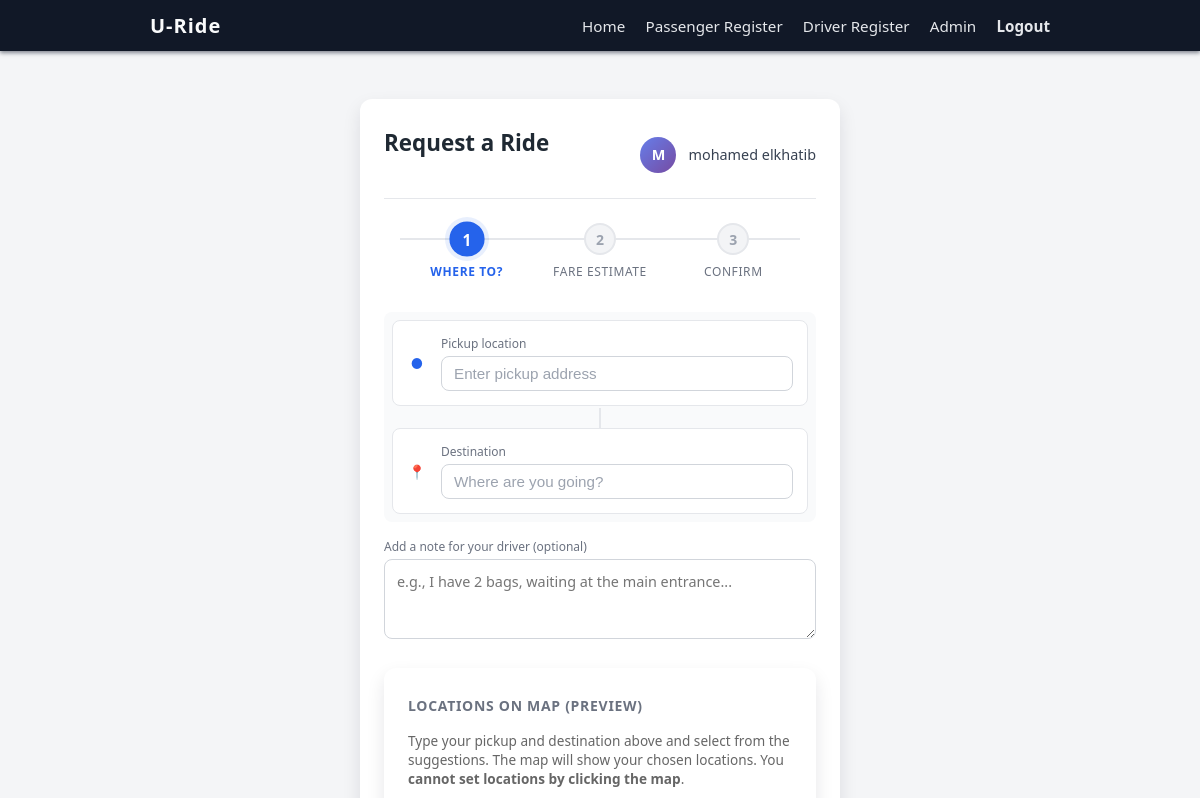
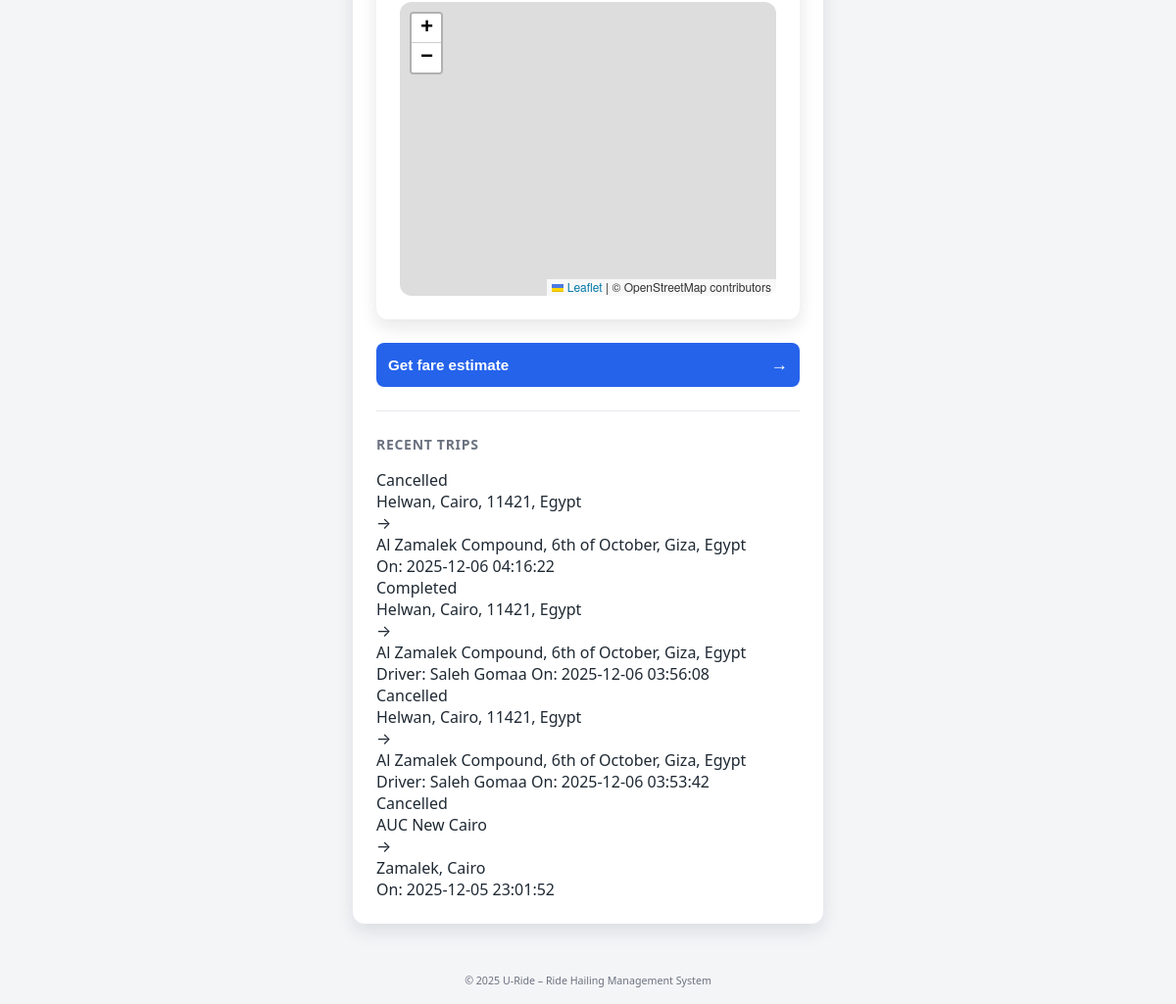
The page /passenger/dashboard (signed in) on the database its author committed (2 pictures, top to bottom).
### tables this page shows
CREATE TABLE users (
    id INTEGER PRIMARY KEY AUTOINCREMENT,
    name TEXT NOT NULL,
    email TEXT UNIQUE NOT NULL,
    phone TEXT UNIQUE NOT NULL,
    password_hash TEXT NOT NULL,
    role TEXT NOT NULL CHECK (role IN ('passenger', 'driver', 'admin'))
);

CREATE TABLE rides (
                                     id INTEGER PRIMARY KEY AUTOINCREMENT,
                                     passenger_id INTEGER NOT NULL,
                                     pickup_address TEXT NOT NULL,
                                     dropoff_address TEXT NOT NULL,
                                     pickup_lat REAL,
                                     pickup_lng REAL,
                                     dropoff_lat REAL,
                                     dropoff_lng REAL,
                                     notes TEXT,
                                     status TEXT DEFAULT 'requested', -- requested, estimated, waiting, accepted, completed, cancelled
                                     created_at TIMESTAMP DEFAULT CURRENT_TIMESTAMP, estimated_time_minutes INTEGER, driver_id INTEGER,
                                     FOREIGN KEY (passenger_id) REFERENCES users(id)
    );

### app.py (the view)
@app.route("/passenger/dashboard", methods=["GET", "POST"])
def passenger_dashboard():
    if "user_id" not in session or session.get("role") != "passenger":
        flash("Please log in as a passenger to access your dashboard.")
        return redirect(url_for("passenger_login_page"))
    conn = get_db()
    cursor = conn.cursor()
    cursor.execute("SELECT name, email FROM users WHERE id = ?", (session["user_id"],))
    passenger = cursor.fetchone()
    cursor.execute(
        """
        SELECT id
        FROM rides
        WHERE passenger_id = ?
          AND status IN ('waiting', 'accepted', 'picked_up')
        ORDER BY created_at DESC
        LIMIT 1
        """,
        (session["user_id"],),
    )
    active_ride = cursor.fetchone()
    cursor.execute(
        """
        SELECT
            r.*,
            u2.name AS driver_name
        FROM rides r
        LEFT JOIN drivers d ON r.driver_id = d.id
        LEFT JOIN users u2 ON d.user_id = u2.id
        WHERE r.passenger_id = ?
          AND r.status IN ('completed', 'cancelled')
        ORDER BY r.created_at DESC
        LIMIT 5
        """,
        (session["user_id"],),
    )
    recent_rides = cursor.fetchall()
    conn.close()
    if active_ride:
        return redirect(url_for("wait_driver", ride_id=active_ride["id"]))
    return render_template(
        "passenger_dashboard.html",
        passenger=passenger,
        recent_rides=recent_rides,
    )

### app.py (called while the page is built)
def get_db():
    conn = sqlite3.connect(DB_PATH)
    conn.row_factory = sqlite3.Row
    return conn

### templates/passenger_dashboard.html (shortened to what this page needs)
{% extends "base.html" %}
{% block content %}
<div class="card passenger-dashboard">
    <div class="dashboard-header">
        <h2 class="card-title">Request a Ride</h2>
        {% if passenger %}
        <div class="passenger-info">
            <span class="avatar">{{ passenger.name[0]|upper }}</span>
            <span>{{ passenger.name }}</span>
        </div>
        {% endif %}
    </div>
    <div class="form-steps">
        <div class="step active">
            <div class="step-number">1</div>
            <div class="step-label">Where to?</div>
        </div>
        <div class="step">
            <div class="step-number">2</div>
            <div class="step-label">Fare estimate</div>
        </div>
        <div class="step">
            <div class="step-number">3</div>
            <div class="step-label">Confirm</div>
        </div>
    </div>
    <form method="POST" action="{{ url_for('passenger_request_ride') }}" class="ride-form">
        <div class="address-input-group">
            <div class="input-row">
                <div class="input-icon">●</div>
                <div class="input-wrapper">
                    <label for="pickup_address" class="input-label">Pickup location</label>
                    <input id="pickup_address" type="text" name="pickup_address"
                           class="address-input"
                           placeholder="Enter pickup address"
                           required autocomplete="off">
                </div>
            </div>
            <div class="input-divider">
                <div class="divider-line"></div>
            </div>
            <div class="input-row">
                <div class="input-icon">📍</div>
                <div class="input-wrapper">
                    <label for="dropoff_address" class="input-label">Destination</label>
                    <input id="dropoff_address" type="text" name="dropoff_address"
                           class="address-input"
                           placeholder="Where are you going?"
                           required autocomplete="off">
                </div>
            </div>
        </div>
        <div class="notes-section">
            <label for="notes" class="notes-label">Add a note for your driver (optional)</label>
            <textarea id="notes" name="notes" class="notes-textarea"
                      placeholder="e.g., I have 2 bags, waiting at the main entrance..."
                      rows="2"></textarea>
        </div>
        <div class="card" style="margin-top: 1.5rem;">
            <h3 class="section-title">Locations on map (preview)</h3>
            <p class="map-hint">
                Type your pickup and destination above and select from the suggestions.
                The map will show your chosen locations. You <strong>cannot set locations by clicking the map</strong>.
            </p>
            <div id="ride-map"
                 style="height: 300px; border-radius: 12px; margin-top: 0.75rem;">
            </div>
        </div>
        <button type="submit" class="btn-request-ride" style="margin-top: 1.5rem;">
            <span class="btn-text">Get fare estimate</span>
            <span class="btn-arrow">→</span>
        </button>
    </form>
    <div class="recent-trips">
        <h3 class="section-title">Recent trips</h3>
        {% if recent_rides and recent_rides|length > 0 %}
            <div class="trip-list">
                {% for r in recent_rides %}
                    <div class="trip-item">
                        <div class="trip-main">
                            <div class="trip-route">
                                <div class="trip-status-badge {{ 'completed' if r.status == 'completed' else 'cancelled' }}">
                                    {{ r.status|capitalize }}
                                </div>
                                <div class="trip-addresses">
                                    <div class="trip-pickup">{{ r.pickup_address }}</div>
                                    <div class="trip-arrow">→</div>
                                    <div class="trip-dropoff">{{ r.dropoff_address }}</div>
                                </div>
                            </div>
                        </div>
                        <div class="trip-meta">
                            {% if r.driver_name %}
                                <span class="trip-driver">Driver: {{ r.driver_name }}</span>
                            {% endif %}
                            {% if r.created_at %}
                                <span class="trip-time">On: {{ r.created_at }}</span>
                            {% endif %}
                        </div>
                    </div>
                {% endfor %}
            </div>
        {% else %}
            <div class="empty-state">
                <div class="empty-icon">🚗</div>
                <p class="empty-text">No recent trips yet</p>
                <p class="empty-subtext">Your ride history will appear here</p>
            </div>
        {% endif %}
    </div>
</div>
{% endblock %}

### rows shown on the page
users: name "M", name "mohamed elkhatib"
rides: status "Cancelled", pickup_address "Helwan, Cairo, 11421, Egypt", dropoff_address "Al Zamalek Compound, 6th of October, Giza, Egypt", created_at "2025-12-06 04:16:22"
rides: status "Completed", pickup_address "Helwan, Cairo, 11421, Egypt", dropoff_address "Al Zamalek Compound, 6th of October, Giza, Egypt", driver_name "Saleh Gomaa", created_at "2025-12-06 03:56:08"
rides: status "Cancelled", pickup_address "Helwan, Cairo, 11421, Egypt", dropoff_address "Al Zamalek Compound, 6th of October, Giza, Egypt", driver_name "Saleh Gomaa", created_at "2025-12-06 03:53:42"
rides: status "Cancelled", pickup_address "AUC New Cairo", dropoff_address "Zamalek, Cairo", created_at "2025-12-05 23:01:52"
